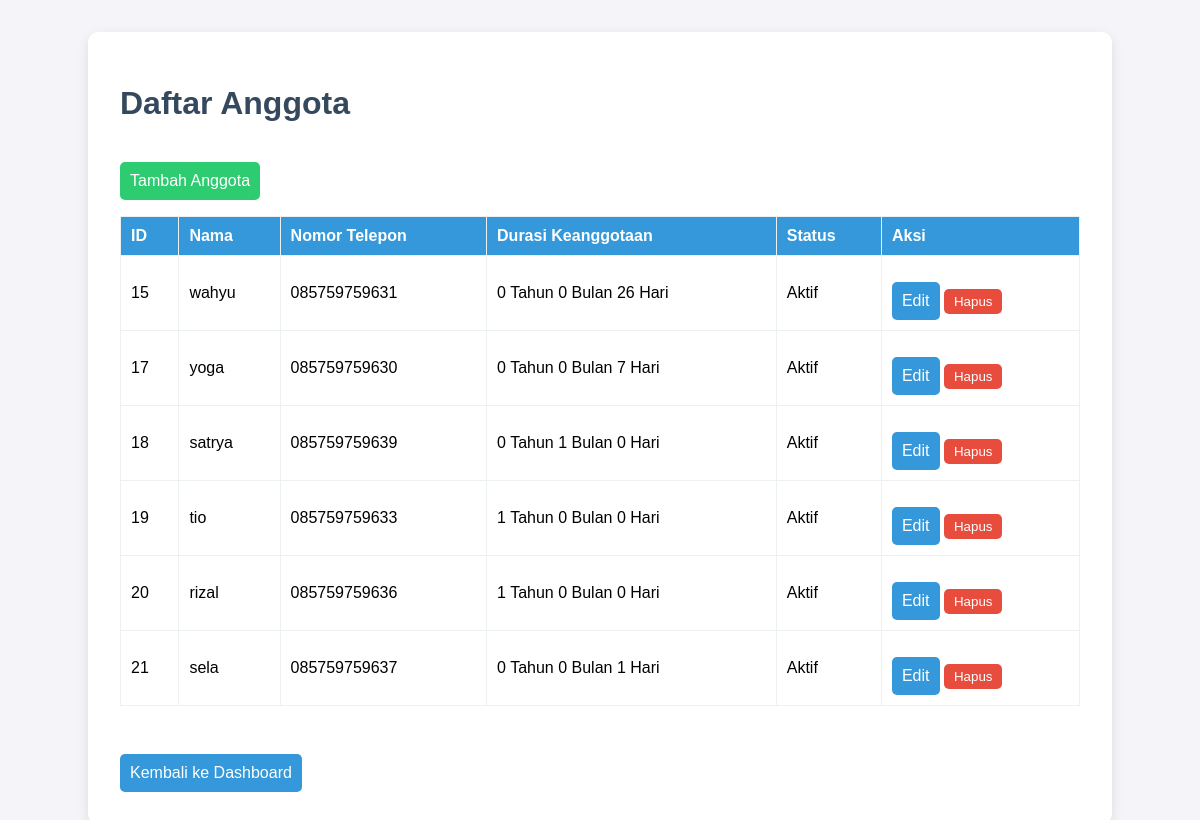
The page /admin/data_anggota.php (signed in) on the database its author committed.
### tables this page shows
CREATE TABLE `anggota` (
  `id` int(11) NOT NULL,
  `nama` varchar(100) NOT NULL,
  `nomor_telepon` varchar(15) NOT NULL,
  `tanggal_mulai` date NOT NULL,
  `tanggal_berakhir` date NOT NULL,
  `status_keanggotaan` enum('Aktif','Tidak Aktif') DEFAULT 'Tidak Aktif',
  `created_at` timestamp NOT NULL DEFAULT current_timestamp()
);

### admin/data_anggota.php (the view, shortened to what this page needs)
<?php
require '../config/koneksi.php';
$query = "SELECT * FROM anggota";
$result = mysqli_query($conn, $query);
?>
<!DOCTYPE html>
<html lang="en">
<head>
</head>
<body>
    <div class="container">
        <h1>Daftar Anggota</h1>
        <a href="tambah_anggota.php" class="add-btn">Tambah Anggota</a>
        <table>
            <thead>
                <tr>
                    <th>ID</th>
                    <th>Nama</th>
                    <th>Nomor Telepon</th>
                    <th>Durasi Keanggotaan</th>
                    <th>Status</th>
                    <th>Aksi</th>
                </tr>
            </thead>
            <tbody>
                <?php while ($row = mysqli_fetch_assoc($result)): ?>
                <tr>
                    <td><?= $row['id'] ?></td>
                    <td><?= $row['nama'] ?></td>
                    <td><?= $row['nomor_telepon'] ?></td>
                    <td>
                        <?php
                            $tanggal_mulai = new DateTime($row['tanggal_mulai']);
                            $tanggal_berakhir = new DateTime($row['tanggal_berakhir']);
                            $interval = $tanggal_mulai->diff($tanggal_berakhir);
                            echo $interval->y . " Tahun " . $interval->m . " Bulan " . $interval->d . " Hari";
                        ?>
                    </td>
                    <td><?= $row['status_keanggotaan'] ?></td>
                    <td>
                        <a href="edit_anggota.php?id=<?= $row['id'] ?>">Edit</a>
                        <button class="btn-delete" onclick="confirmDelete(<?= $row['id'] ?>)">Hapus</button>
                    </td>
                </tr>
                <?php endwhile; ?>
            </tbody>
        </table>
        <a href="admin_dashboard.php" class="back-btn">Kembali ke Dashboard</a>
    </div>
</body>
</html>

### admin/data_anggota.php (style rules this page uses)
body { font-family: 'Arial', sans-serif; background: #f4f4f9; margin: 0; padding: 0; }
.container { width: 80%; margin: 2rem auto; padding: 2rem; background-color: #fff; border-radius: 10px; box-shadow: 0 4px 12px rgba(0, 0, 0, 0.1); }
h1 { font-size: 2rem; margin-bottom: 1.5rem; color: #34495e; }
table { width: 100%; border-collapse: collapse; margin-bottom: 2rem; }
table, th, td { border: 1px solid #ecf0f1; }
th, td { padding: 10px; text-align: left; }
th { background-color: #3498db; color: white; }
button { padding: 5px 10px; background-color: #e74c3c; color: white; border: none; border-radius: 5px; cursor: pointer; transition: background-color 0.3s; }
a { display: inline-block; padding: 10px; margin-top: 1rem; background-color: #3498db; color: white; text-decoration: none; border-radius: 5px; font-size: 1rem; }
.add-btn { display: inline-block; margin-bottom: 1rem; background-color: #2ecc71; }

### rows shown on the page
anggota: id "15", nama "wahyu", nomor_telepon "085759759631", tanggal_mulai+tanggal_berakhir "0", tanggal_mulai+tanggal_berakhir "26", status_keanggotaan "Aktif"
anggota: id "17", nama "yoga", nomor_telepon "085759759630", tanggal_mulai+tanggal_berakhir "0", tanggal_mulai+tanggal_berakhir "7", status_keanggotaan "Aktif"
anggota: id "18", nama "satrya", nomor_telepon "085759759639", tanggal_mulai+tanggal_berakhir "0", tanggal_mulai+tanggal_berakhir "1", status_keanggotaan "Aktif"
anggota: id "19", nama "tio", nomor_telepon "085759759633", tanggal_mulai+tanggal_berakhir "1", tanggal_mulai+tanggal_berakhir "0", status_keanggotaan "Aktif"
anggota: id "20", nama "rizal", nomor_telepon "085759759636", tanggal_mulai+tanggal_berakhir "1", tanggal_mulai+tanggal_berakhir "0", status_keanggotaan "Aktif"
anggota: id "21", nama "sela", nomor_telepon "085759759637", tanggal_mulai+tanggal_berakhir "0", tanggal_mulai+tanggal_berakhir "1", status_keanggotaan "Aktif"
